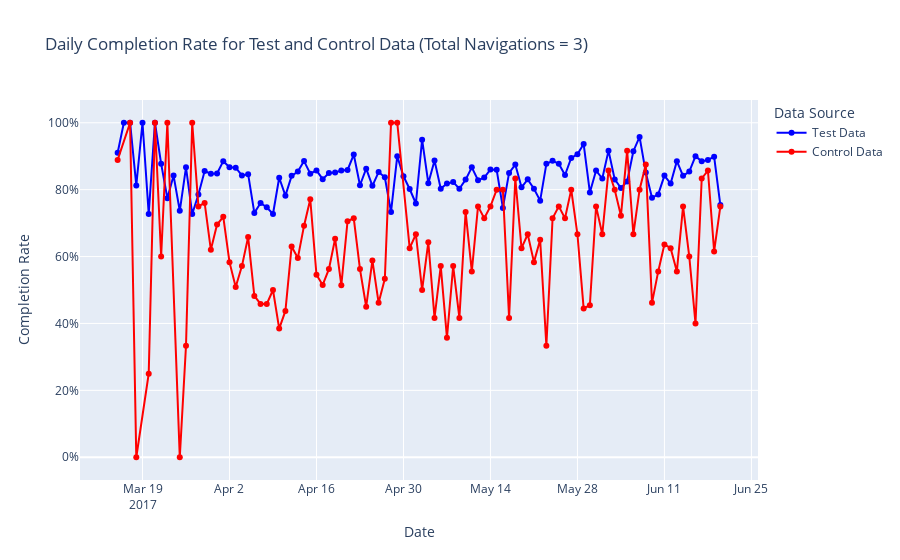

Source (notebook cell):
### Code cell
df_test_final['date'] = pd.to_datetime(df_test_final['date'])
df_control_final['date'] = pd.to_datetime(df_control_final['date'])

# Filter data where total_navigations is 3
filtered_test_df = df_test_final[df_test_final['total_navigations'] == 3]
filtered_control_df = df_control_final[df_control_final['total_navigations'] == 3]

# Calculate daily completion rate for test data where total_navigations is 3
daily_completion_test = filtered_test_df.groupby(filtered_test_df['date'].dt.date)['completion'].mean()

# Calculate daily completion rate for control data where total_navigations is 3
daily_completion_control = filtered_control_df.groupby(filtered_control_df['date'].dt.date)['completion'].mean()

# Create a line+scatter plot
fig = go.Figure()

# Line+scatter for test data
fig.add_trace(go.Scatter(
    x=daily_completion_test.index,
    y=daily_completion_test.values,
    mode='lines+markers',
    name='Test Data',
    line=dict(shape='linear', color='blue')
))

# Line+scatter for control data
fig.add_trace(go.Scatter(
    x=daily_completion_control.index,
    y=daily_completion_control.values,
    mode='lines+markers',
    name='Control Data',
    line=dict(shape='linear', color='red')
))

# Update layout
fig.update_layout(
    title='Daily Completion Rate for Test and Control Data (Total Navigations = 3)',
    xaxis_title='Date',
    yaxis_title='Completion Rate',
    yaxis_tickformat=',.0%',
    legend_title_text='Data Source'
)

# Show the plot
